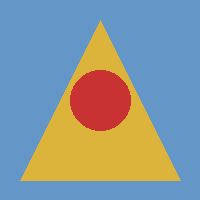
#> input picture data/sample_photo.png, 200 x 200 px, found by its file name
$ python image_utils.py
#> lines starting #> are read from the running program, lines starting #| are printed output that depends on the picture
"""Laboratory 03: Image Processing and Feature Engineering Utilities.

Author: Muhammad Dawood
Course: Introduction to Artificial Intelligence
"""

import numpy as np
from PIL import Image
from typing import Tuple, Union


def image_to_features(path: str, size: Tuple[int, int] = (64, 64)) -> np.ndarray:
    """Load an image from disk, convert to grayscale, resize to fixed dimensions,

    and flatten into a 1D feature vector.

    Parameters
    ----------
    path : str
        Local filesystem path to an image file.
    size : tuple of (int, int), default=(64, 64)
        Target resolution (width, height) for feature standardization.

    Returns
    -------
    np.ndarray
        A 1D float32 NumPy array containing the flattened pixel intensities.
        Length is guaranteed to be size[0] * size[1].
    """
#> called with path = 'data/sample_photo.png', size = (64, 64)
    with Image.open(path) as img:
#> img is the input picture: PIL image 200x200 RGB; mean R, G, B 137.4, 150.3, 153.9
        img_gray = img.convert("L")
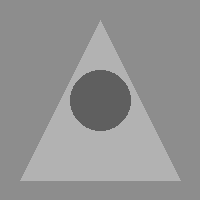
#> img_gray: PIL image 200x200 L; min 95, max 178, mean 147
        img_resized = img_gray.resize(size)
        features = np.array(img_resized, dtype=np.float32).flatten()
#> features = 4096 values, max 183 at index 1750, min 91 at index 1572, mean 147
        return features


if __name__ == "__main__":
    print("Testing image_to_features...")
    import os
    test_path = "data/sample_photo.png"
    if os.path.exists(test_path):
        feats = image_to_features(test_path)
#> feats has the same summary as features in image_to_features
        print(f"Loaded {test_path} -> feature vector shape: {feats.shape}")
#| Loaded data/sample_photo.png -> feature vector shape: (4096,)
        assert feats.shape == (4096,), "Expected 4096 features for 64x64 image"
        print("Test passed successfully!")
    else:
        print(f"Sample image not found at {test_path}")
